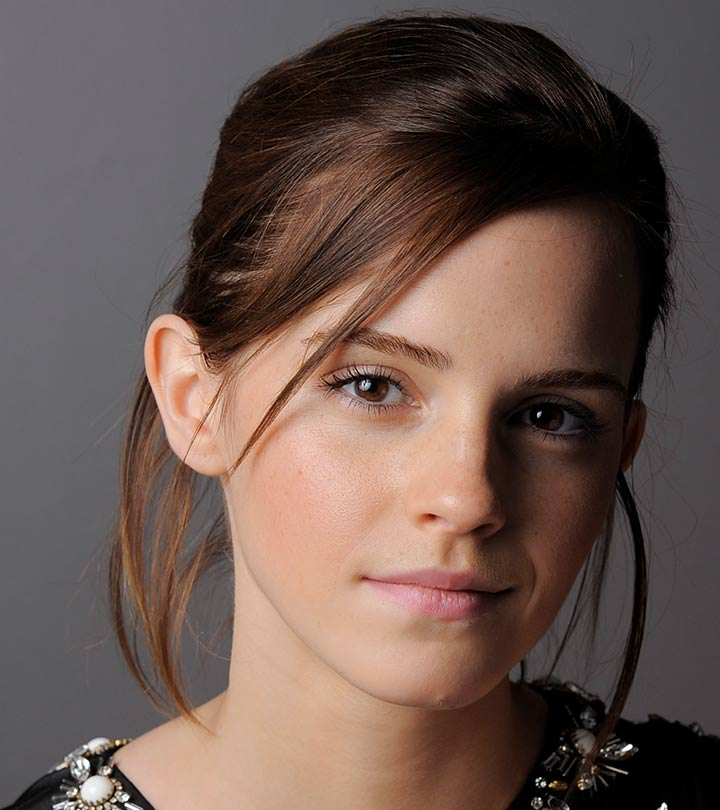
#> input picture a1images/emma.jpg, 720 x 810 px
$ jupyter execute assignment_01.ipynb
#> lines starting #> are read from the running program, lines starting #| are printed output that depends on the picture; after the words box and inside, x2 and y2 are one past the last pixel; in counts of white or black regions, pixels touching at a corner belong together
[cell 1]
import cv2
import numpy as np
import matplotlib.pyplot as plt

[cell 2]
# Function to apply intensity transformation to a single pixel
def transform_pixel_intensity(pixel_value: int):
    # Apply a linear transformation for pixel values in the range [50, 150]
    if 50 <= pixel_value <= 150:
        return 155 / 100 * pixel_value + 22.5
    else:
        return pixel_value

# Function to apply intensity transformation to the entire image
def apply_intensity_transformation(image: np.ndarray):
    transformed_image = np.zeros(image.shape, dtype=np.uint8)

    # Iterate over each pixel and apply the transformation
    for row in range(image.shape[0]):
        for col in range(image.shape[1]):
            transformed_image[row, col] = transform_pixel_intensity(image[row, col])

    return transformed_image

[cell 3]
# Load the grayscale image
img = cv2.imread("a1images/emma.jpg", cv2.IMREAD_GRAYSCALE)
#> img: shape (810, 720); min 0, max 255, mean 92.3

# Apply the intensity transformation function to the image
transformed_img = apply_intensity_transformation(img)
#> after the loop in apply_intensity_transformation, `for row in range(image.shape[0]):`:
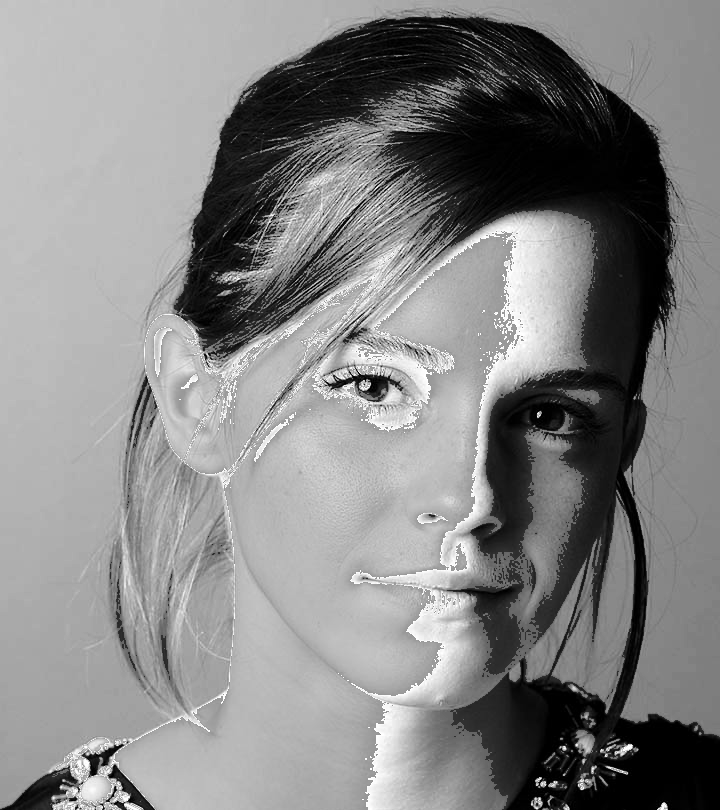
#> transformed_image: shape (810, 720); min 0, max 255, mean 133.3

# Plot the original and transformed images
plt.figure(figsize=(10, 5))

plt.subplot(1, 2, 1)
plt.title("Original")
plt.imshow(img, cmap='gray')

plt.subplot(1, 2, 2)
plt.title("Transformed")
plt.imshow(transformed_img, cmap='gray')

plt.show()

[cell 4]
# Load the brain proton density image
brain_img = cv2.imread("a1images/brain_proton_density_slice.png", cv2.IMREAD_GRAYSCALE)
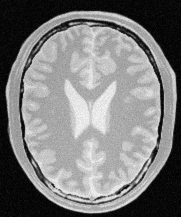
#> input picture a1images/brain_proton_density_slice.png, 181 x 217 px
#> brain_img is the input picture: shape (217, 181); min 0, max 251, mean 123.7

# Display the original image
plt.imshow(brain_img, cmap='gray')
plt.title("Brain Proton Density Image")
plt.show()

# Print the shape of the image
print(brain_img.shape)  # Output: (217, 181)
#| (217, 181)

# Define points for white and gray matter
wm_point_1 = (65, 150)
wm_point_2 = (120, 120)
gm_point_1 = (105, 63)
gm_point_2 = (90, 170)


# Show points on the brain image
plt.imshow(brain_img, cmap="gray")
plt.scatter(*wm_point_1, color='red', label='White Matter point 1')
plt.scatter(*wm_point_2, color='orange', label='White Matter point 2')
plt.scatter(*gm_point_1, color='blue', label='Gray Matter point 1')
plt.scatter(*gm_point_2, color='green', label='Gray Matter point 2')
plt.legend()
plt.show()
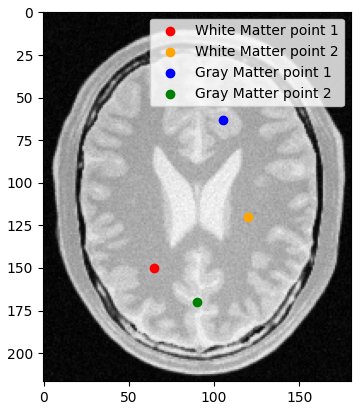
#> figure drawn by matplotlib, 1 panel

# Extract pixel intensities
# Switch (x, y) to (y, x) for extracting pixel values
wm_intensity_1 = brain_img[wm_point_1[1], wm_point_1[0]]
#> wm_intensity_1 = 171
gm_intensity_1 = brain_img[gm_point_1[1], gm_point_1[0]]
#> gm_intensity_1 = 190
wm_intensity_2 = brain_img[wm_point_2[1], wm_point_2[0]]
#> wm_intensity_2 = 182
gm_intensity_2 = brain_img[gm_point_2[1], gm_point_2[0]]
#> gm_intensity_2 = 216

# Print pixel intensities
print(f"White Matter Intensity of white matter point 1 : {wm_intensity_1}")
#| White Matter Intensity of white matter point 1 : 171
print(f"Gray Matter Intensity gray matter point 1: {gm_intensity_1}")
#| Gray Matter Intensity gray matter point 1: 190
print(f"White Matter Intensity of white matter point 2 : {wm_intensity_2}")
#| White Matter Intensity of white matter point 2 : 182
print(f"Gray Matter Intensity gray matter point 2: {gm_intensity_2}")
#| Gray Matter Intensity gray matter point 2: 216

[cell 5]
print(f"Image min intensity: {brain_img.min()}, max intensity: {brain_img.max()}")
#| Image min intensity: 0, max intensity: 251

[cell 6]
# Function to enhance white and gray matter in the brain image
def accentuateMatter(image):
    img_copy = np.copy(image)

     # Enhance gray matter (183 <= pixel <= 230)
    gray_mask = (image >= 183) & (image <= 230)
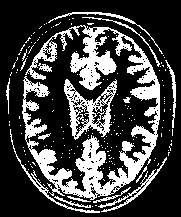
#> gray_mask: shape (217, 181) bool; 26.5% white; 188 white regions (172 under 20 px), largest, box (x1, y1, x2, y2) and area: (22, 25, 160, 200) 7170, (64, 79, 117, 140) 1204, (98, 157, 167, 212) 370
    img_copy[gray_mask] = 2 * image[gray_mask] + 20

    # Enhance white matter (100 <= pixel <= 182)
    white_mask = (image >= 100) & (image <= 182)
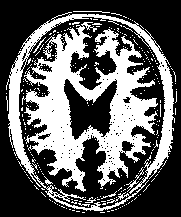
#> white_mask: shape (217, 181) bool; 37.1% white; 258 white regions (250 under 20 px), largest, box (x1, y1, x2, y2) and area: (22, 22, 158, 192) 9692, (8, 12, 175, 211) 4028, (126, 167, 144, 192) 63
    img_copy[white_mask] = 0.5 * image[white_mask]
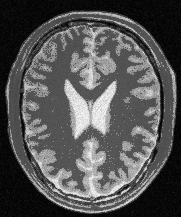
#> img_copy: shape (217, 181); min 0, max 251, mean 83.5

    return img_copy, white_mask, gray_mask

# Load the brain image
brain_img = cv2.imread("a1images/brain_proton_density_slice.png", cv2.IMREAD_GRAYSCALE)

# Apply the enhancement
enhanced_img, white_mask, gray_mask = accentuateMatter(brain_img)

# Display the transformed image
plt.figure(figsize=(15, 5))
plt.subplot(1, 3, 1)
plt.imshow(enhanced_img, cmap='gray')
plt.title("Enhanced Brain Image")

# Display the white matter mask
plt.subplot(1, 3, 2)
plt.imshow(white_mask, cmap='gray')
plt.title("White Matter Mask")

# Display the gray matter mask
plt.subplot(1, 3, 3)
plt.imshow(gray_mask, cmap='gray')
plt.title("Gray Matter Mask")

plt.show()

[cell 7]
intensities = np.arange(256)

# Apply transformations to white and gray matter based on intensity ranges
gray_transformed = np.array([2 * i + 20 if 183 <= i <= 230 else i for i in intensities])
white_transformed = np.array([0.5 * i if 100 <= i <= 182 else i for i in intensities])

# Plot the transformation curves
plt.figure(figsize=(10, 6))
plt.plot(intensities, white_transformed, label='White Matter', color='blue')
plt.plot(intensities, gray_transformed, label='Gray Matter', color='green')
plt.plot(intensities, intensities, label='Original Intensity', linestyle='--', color='red')
plt.title('Intensity Transformation Curves for White and Gray Matter')
plt.xlabel('Original Intensity')
plt.ylabel('Transformed Intensity')
plt.legend()
plt.grid(True)
plt.show()
#> figure, not shown here; curve peaks at x = 255, y = 255; curve peaks at x = 230, y = 480; curve peaks at x = 255, y = 255

[cell 8]
bgr_img = cv2.imread("a1images/highlights_and_shadows.jpg")
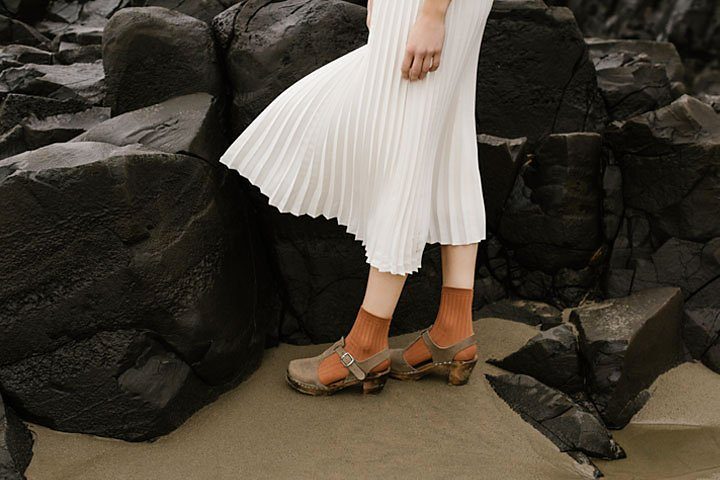
#> input picture a1images/highlights_and_shadows.jpg, 720 x 480 px
#> bgr_img is the input picture: shape (480, 720, 3); mean B, G, R 58.1, 68.6, 75.7

[cell 9]
# Convert the image to L*a*b* color space
lab_image = cv2.cvtColor(bgr_img, cv2.COLOR_BGR2LAB)
#> lab_image: shape (480, 720, 3); mean of channels 0, 1, 2 71.3, 129.1, 135

# Split the image into L, A, and B channels
L, A, B = cv2.split(lab_image)
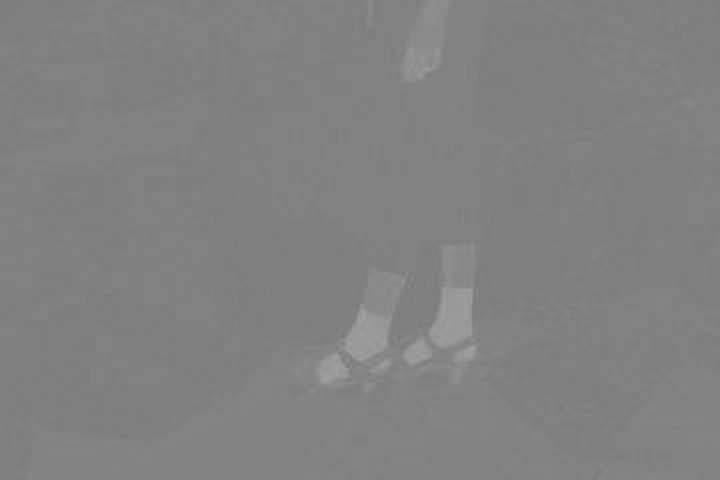
#> A: shape (480, 720); min 119, max 160, mean 129.1

# Normalize L channel to [0, 1] range
L_norm = L / 255.0

# Apply gamma correction with gamma = 0.5 (brightens the image)
gamma_bright = 0.5
L_bright = np.uint8(np.power(L_norm, gamma_bright) * 255)

# Apply gamma correction with gamma = 1.5 (darkens the image)
gamma_dark = 1.5
L_dark = np.uint8(np.power(L_norm, gamma_dark) * 255)

# Merge corrected L channels back with A and B, then convert to RGB
lab_dark = cv2.merge((L_dark, A, B))
#> lab_dark: shape (480, 720, 3); mean of channels 0, 1, 2 49.9, 129.1, 135
lab_bright = cv2.merge((L_bright, A, B))
#> lab_bright: shape (480, 720, 3); mean of channels 0, 1, 2 117.3, 129.1, 135
img_dark = cv2.cvtColor(lab_dark, cv2.COLOR_LAB2BGR)
img_bright = cv2.cvtColor(lab_bright, cv2.COLOR_LAB2BGR)
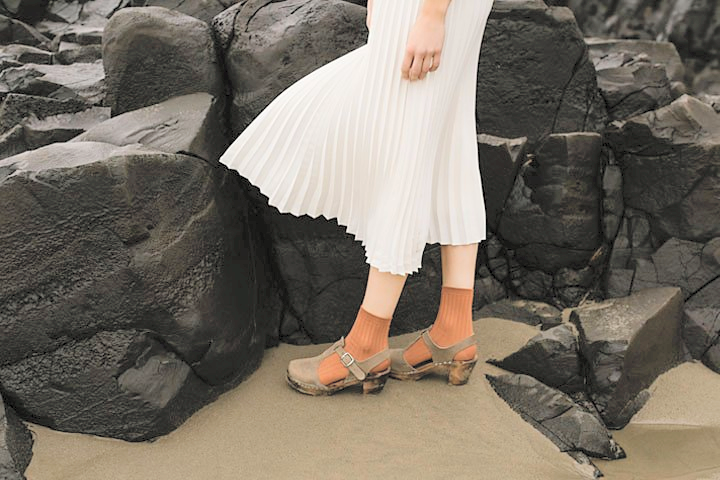
#> img_bright: shape (480, 720, 3); mean B, G, R 100.2, 111.1, 118.8

# Plot original and gamma-corrected images side by side
fig, axs = plt.subplots(1, 3, figsize=(15, 7))

# Display the images
axs[0].imshow(cv2.cvtColor(img_bright, cv2.COLOR_BGR2RGB))
axs[0].set_title("Gamma $\gamma = 0.5$ (Brightened)")

axs[1].imshow(cv2.cvtColor(bgr_img, cv2.COLOR_BGR2RGB))
axs[1].set_title("Original Image")

axs[2].imshow(cv2.cvtColor(img_dark, cv2.COLOR_BGR2RGB))
axs[2].set_title("Gamma $\gamma = 1.5$ (Darkened)")

plt.tight_layout()
plt.show()

[cell 10]
# Create subplots for original and gamma-corrected image histograms
fig, axs = plt.subplots(nrows=1, ncols=2, figsize=(15, 7))

# Original image histograms (RGB channels)
axs[0].set_title("Original Image - RGB Histogram")
axs[0].hist(bgr_img[:, :, 0].ravel(), bins=256, range=(0, 256), color='blue', alpha=0.4, label='Blue Channel')
axs[0].hist(bgr_img[:, :, 1].ravel(), bins=256, range=(0, 256), color='green', alpha=0.4, label='Green Channel')
axs[0].hist(bgr_img[:, :, 2].ravel(), bins=256, range=(0, 256), color='red', alpha=0.4, label='Red Channel')
axs[0].set_xlim([0, 256])
axs[0].legend()

# Gamma-corrected image histograms (RGB channels)
axs[1].set_title("Gamma Corrected ($\gamma = 0.5$) - RGB Histogram")
axs[1].hist(img_bright[:, :, 0].ravel(), bins=256, range=(0, 256), color='blue', alpha=0.4, label='Blue Channel')
axs[1].hist(img_bright[:, :, 1].ravel(), bins=256, range=(0, 256), color='green', alpha=0.4, label='Green Channel')
axs[1].hist(img_bright[:, :, 2].ravel(), bins=256, range=(0, 256), color='red', alpha=0.4, label='Red Channel')
axs[1].set_xlim([0, 256])
axs[1].set_ylim([0, 8000])  # Limit y-axis to avoid zero dominance
axs[1].legend()

# Show the figure with adjusted layout
plt.tight_layout()
plt.show()
#> figure, not shown here; panel 1: tallest bar 8229 high, from x = 13 to 14; panel 1: tallest bar 7486 high, from x = 18 to 19; panel 1: tallest bar 7023 high, from x = 19 to 20; panel 2: tallest bar 12486 high, from x = 49 to 50

# Create another figure for gamma-corrected images with gamma = 1.5
fig, axs = plt.subplots(nrows=1, ncols=2, figsize=(15, 7))

# Histogram for the original image's RGB channels (same as before)
axs[0].set_title("Original Image - RGB Histogram")
axs[0].hist(bgr_img[:, :, 0].ravel(), bins=256, range=(0, 256), color='blue', alpha=0.4, label='Blue Channel')
axs[0].hist(bgr_img[:, :, 1].ravel(), bins=256, range=(0, 256), color='green', alpha=0.4, label='Green Channel')
axs[0].hist(bgr_img[:, :, 2].ravel(), bins=256, range=(0, 256), color='red', alpha=.4, label='Red Channel')
axs[0].set_xlim([0, 256])
axs[0].legend()

# Gamma-corrected image histograms (Gamma = 1.5)
axs[1].set_title("Gamma Corrected ($\gamma = 1.5$) - RGB Histogram")
axs[1].hist(img_dark[:, :, 0].ravel(), bins=256, range=(0, 256), color='blue', alpha=0.4, label='Blue Channel')
axs[1].hist(img_dark[:, :, 1].ravel(), bins=256, range=(0, 256), color='green', alpha=0.4, label='Green Channel')
axs[1].hist(img_dark[:, :, 2].ravel(), bins=256, range=(0, 256), color='red', alpha=0.4, label='Red Channel')
axs[1].set_xlim([0, 256])
axs[1].set_ylim([0, 8000])  # Set y-axis limit to avoid zero dominance
axs[1].legend()

# Show the figure with adjusted layout
plt.tight_layout()
plt.show()
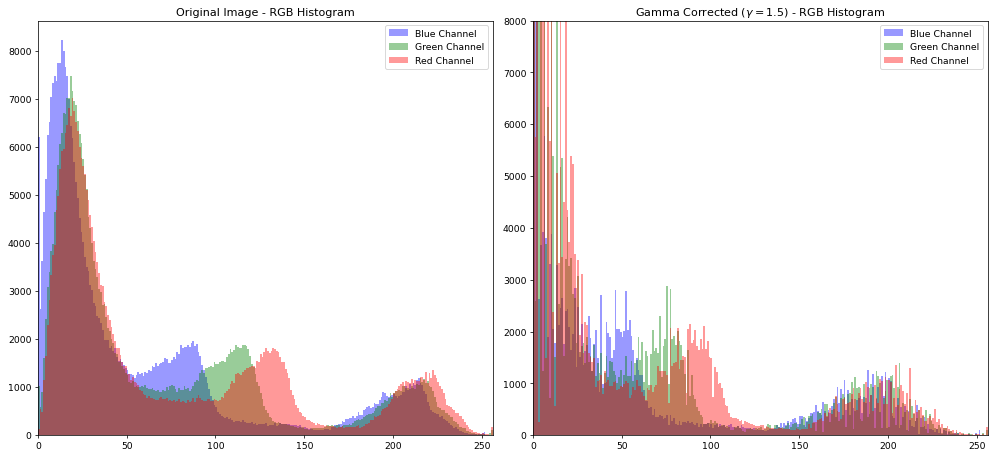
#> figure drawn by matplotlib, 2 panels; panel 1: tallest bar 8229 high, from x = 13 to 14; panel 1: tallest bar 7486 high, from x = 18 to 19; panel 1: tallest bar 7023 high, from x = 19 to 20; panel 2: tallest bar 139045 high, from x = 0 to 1
